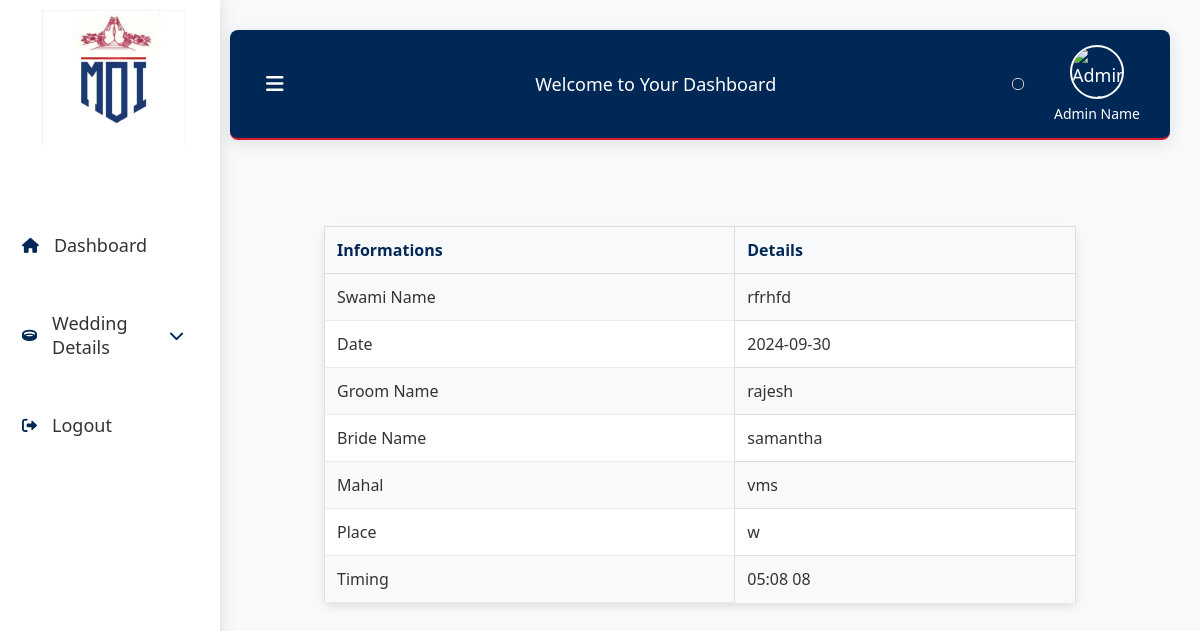
Screenshot of /marriage_view.php?id=92 (signed in) with the database file from the repository.
### tables this page shows
CREATE TABLE `wedding` (
  `id` int(11) NOT NULL,
  `swaminame` varchar(225) NOT NULL,
  `date` date NOT NULL DEFAULT current_timestamp(),
  `the_groom` varchar(225) NOT NULL,
  `the_bride` varchar(225) NOT NULL,
  `mahal` varchar(225) NOT NULL,
  `place` varchar(225) NOT NULL,
  `timing` time NOT NULL
);

### marriage_view.php (the view, shortened to what this page needs)
<?php
include('db.php');
if (isset($_GET['id'])) {
    $id = $con->real_escape_string($_GET['id']);
    $sql = "SELECT * FROM wedding WHERE id='$id'";
    $result = $con->query($sql);
    if ($result->num_rows > 0) {
        $row = $result->fetch_assoc();
        $swaminame = $row['swaminame'];
        $date = $row['date'];
        $the_groom = $row['the_groom'];
        $the_bride = $row['the_bride'];
        $mahal = $row['mahal'];
        $place = $row['place'];
        $timing = $row['timing'];
        list($hours, $minutes_ampm) = explode(':', $timing);
        $minutes = substr($minutes_ampm, 0, 2);
        $ampm = strtoupper(substr($minutes_ampm, -2));
    } else {
        echo "<p>No record found with ID: $id</p>";
        exit();
    }
} else {
    echo "<p>No ID provided!</p>";
    exit();
}
?>
<!DOCTYPE html>
<html lang="en">
<head>
    <link rel="stylesheet" href="https://cdnjs.cloudflare.com/ajax/libs/font-awesome/6.0.0-beta3/css/all.min.css">
    <link rel="stylesheet" href="https://cdnjs.cloudflare.com/ajax/libs/bootstrap-icons/1.10.5/font/bootstrap-icons.min.css">
</head>
<body>
<div class="sidebar">
<div class="logo">
    <img src="asset/image/img/e11b7541-268d-43bd-8658-22c2cb761d9d.jfif" alt="Logo">
</div>
<ul>
<li><a href="dashboard.php" class="active"><i class="fa fa-home" aria-hidden="true"></i> <span class="trans" data-en="Dashboard">Dashboard</span></a></li>
    <li class="dropdown">
        <a href="#" id="weddingDetailsToggle"><i class="fa fa-ring"></i><span class="trans" data-en="Wedding Details">Wedding Details</span><i class="fa fa-chevron-down"></i></a>
    </li>
    <li><a href="logout.php"><i class="fas fa-sign-out-alt"></i> Logout</a></li>
</ul>
</div>
<div class="main-content">
<div class="header">
    <div class="header-left">
        <button class="toggle-btn" id="toggleBtn"><i class="fas fa-bars"></i></button>
        <div class="trans" data-en="Welcome to Your Dashboard" data-ta="உங்கள் டாஷ்போர்டு">Welcome to Your Dashboard</div>
    </div>
    <div class="header-right">
    <div id="google_translate_element"></div>
        <div class="admin-info">
            <img src="https://cdn.vectorstock.com/i/500p/30/97/flat-business-man-user-profile-avatar-icon-vector-4333097.avif" alt="Admin Image" class="admin-image">
            <div class="admin-name">Admin Name</div>
        </div>
    </div>
</div>
<br>
<br>
<br>
<div class="container">
    <table>
        <tr>
            <th>Informations</th>
            <th>Details</th>
        </tr>
        <tr>
            <td>Swami Name</td>
            <td><?php echo htmlspecialchars($swaminame); ?></td>
        </tr>
        <tr>
            <td>Date</td>
            <td><?php echo htmlspecialchars($date); ?></td>
        </tr>
        <tr>
            <td>Groom Name</td>
            <td><?php echo htmlspecialchars($the_groom); ?></td>
        </tr>
        <tr>
            <td>Bride Name</td>
            <td><?php echo htmlspecialchars($the_bride); ?></td>
        </tr>
        <tr>
            <td>Mahal</td>
            <td><?php echo htmlspecialchars($mahal); ?></td>
        </tr>
        <tr>
            <td>Place</td>
            <td><?php echo htmlspecialchars($place); ?></td>
        </tr>
        <tr>
            <td>Timing</td>
            <td><?php echo htmlspecialchars($hours . ':' . $minutes . ' ' . $ampm); ?></td>
        </tr>
    </table>
</div>
</div>
</body>
</html>

### marriage_view.php (style rules this page uses)
body { margin: 0; padding: 0; font-family: 'Segoe UI', Tahoma, Geneva, Verdana, sans-serif; background: #f8f9fa; color: #343a40; display: flex; height: 100vh; overflow: hidden; animation: fadeIn 1s ease-in-out; }
.sidebar { width: 200px; background-color: #ffffff; padding: 10px; display: flex; flex-direction: column; justify-content: space-between; position: fixed; height: 100vh; box-shadow: 2px 0 15px rgba(0, 0, 0, 0.1); transition: transform 0.3s ease-in-out; z-index: 1000; overflow-y: auto; }
.main-content { flex: 1; margin-left: 200px; padding: 30px; display: flex; flex-direction: column; overflow-y: auto; transition: margin-left 0.3s ease-in-out; animation: fadeInUp 0.7s ease-in-out; }
.sidebar i { color: #002856; }
.sidebar ul { list-style: none; padding: 0; margin: 0; flex: 1; display: flex; flex-direction: column; margin-top: 30px; }
.sidebar ul li { margin: 15px 0; position: relative; }
.sidebar ul li a { color: #333; text-decoration: none; display: flex; align-items: center; font-size: 18px; padding: 12px; border-radius: 8px; transition: background-color 0.3s ease, color 0.3s ease; }
.sidebar ul li i { margin-right: 15px; font-size: 15px; }
.header { background: linear-gradient(90deg, #002856, #002856); padding: 15px 30px; color: #FFFFFF; font-size: 18px; border-bottom: 2px solid #D21F2D; display: flex; align-items: center; justify-content: space-between; border-radius: 8px; box-shadow: 0 4px 15px rgba(0, 0, 0, 0.1); position: relative; }
.header .header-left { display: flex; align-items: center; flex: 1; }
.header .header-left .toggle-btn { background: none; border: none; color: #FFFFFF; font-size: 20px; cursor: pointer; margin-right: 20px; }
.header .header-left .trans { margin: 0; text-align: center; flex: 1; }
.header .header-right { display: flex; align-items: center; }
.admin-info { display: flex; flex-direction: column; align-items: center; color: #FFFFFF; margin-left: 20px; }
.admin-image { width: 50px; height: 50px; border-radius: 50%; object-fit: cover; border: 2px solid #FFFFFF; margin-bottom: 5px; }
.admin-name { font-size: 14px; color: #FFFFFF; }
.logo { display: flex; justify-content: center; margin-bottom: 30px; }
.logo img { width: 150px; height: auto; }
table { width: 80%; margin: 20px auto; border-collapse: collapse; background-color: #ffffff; border-radius: 8px; box-shadow: 0 4px 8px rgba(0, 0, 0, 0.1); }
table th, table td { border: 1px solid #ddd; padding: 12px; text-align: left; font-size: 16px; color: #333; }
table th { background-color: #f8f9fa; color: #002856; font-weight: bold; }
table tr:nth-child(even) { background-color: #f9f9f9; }
table td { border-bottom: 1px solid #e9ecef; }
table td:last-child { border-bottom: none; }
#google_translate_element { margin: 10px; padding: 5px; border: 1px solid #ccc; border-radius: 5px; background: linear-gradient(90deg, #002856, #002856); box-shadow: 0 2px 5px rgba(0, 0, 0, 0.1); font-family: Arial, sans-serif; text-align: center; }

### rows the page displays
wedding: swaminame "rfrhfd", date "2024-09-30", the_groom "rajesh", the_bride "samantha", mahal "vms", place "w"

### other values shown
$hours . ':' . $minutes . ' ' . $ampm "05:08 08"
